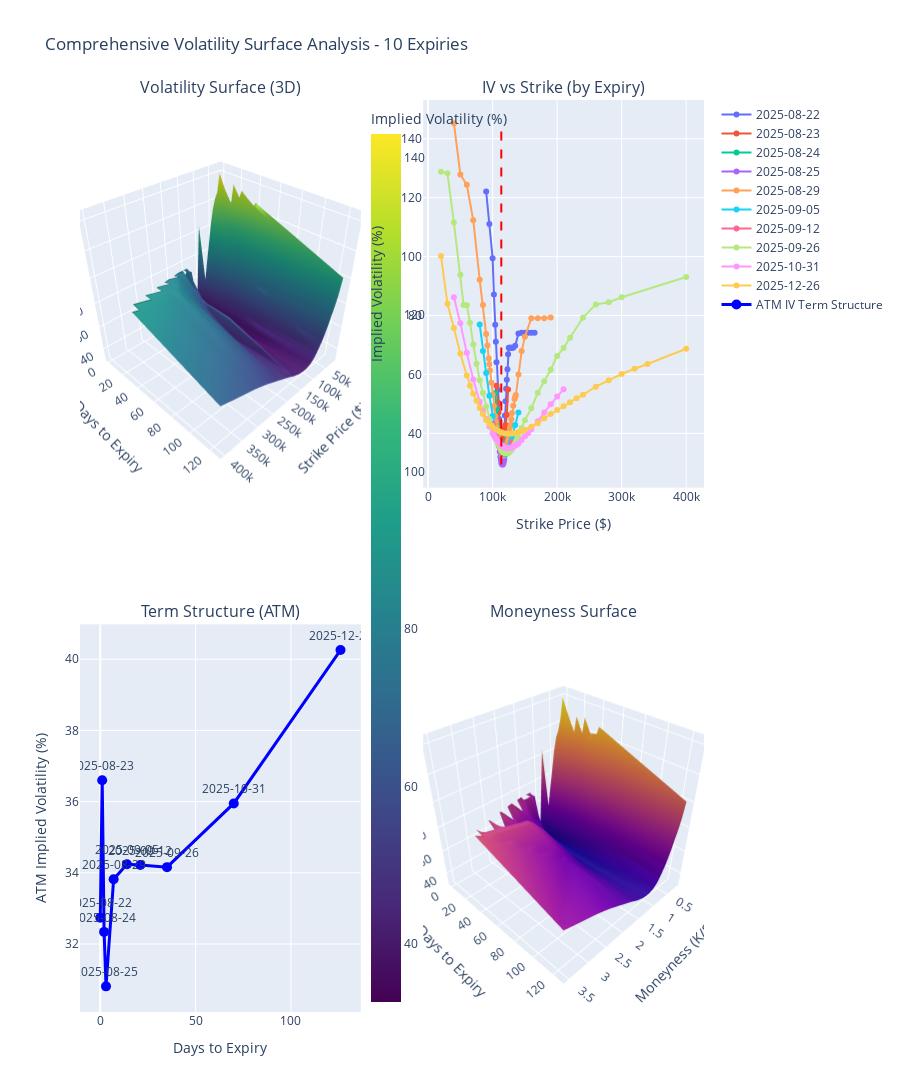

Notebook code for this chart:
### Code cell
# Volatility Surface Construction from Daily Distributions
import plotly.graph_objects as go
from plotly.subplots import make_subplots
import pandas as pd

def create_volatility_surface(results):
    """Create comprehensive volatility surface from daily PDF distributions"""
    
    if not results or len(results) < 2:
        print("Need at least 2 expiries to create a surface. Please run the main analysis first.")
        return None
    
    print(f"🏗️ Constructing volatility surface from {len(results)} expiries...")
    
    # Extract data for surface construction
    surface_data = []
    
    for result in results:
        expiry_str = result['expiry_str']
        strikes = result['strikes']
        ivs = result['ivs']
        spot = result['spot']
        
        # Calculate days to expiry
        days_to_expiry = (result['expiry'] - results[0]['expiry']) / (1000 * 60 * 60 * 24)
        
        # Calculate moneyness (Strike/Spot)
        moneyness = strikes / spot
        
        for strike, iv, money in zip(strikes, ivs, moneyness):
            surface_data.append({
                'expiry_str': expiry_str,
                'days_to_expiry': days_to_expiry,
                'strike': strike,
                'iv': iv * 100,  # Convert to percentage
                'moneyness': money,
                'spot': spot
            })
    
    # Convert to DataFrame for easier manipulation
    df = pd.DataFrame(surface_data)
    
    print(f"📊 Surface data: {len(df)} points across {len(results)} expiries")
    
    # Create meshgrid for surface plot
    # Use common strike range across all expiries
    min_strike = df['strike'].min()
    max_strike = df['strike'].max()
    min_days = df['days_to_expiry'].min()
    max_days = df['days_to_expiry'].max()
    
    # Create regular grid
    strike_grid = np.linspace(min_strike, max_strike, 50)
    days_grid = np.linspace(min_days, max_days, 20)
    X, Y = np.meshgrid(strike_grid, days_grid)
    
    # Interpolate IV values onto the grid
    from scipy.interpolate import griddata
    
    points = df[['strike', 'days_to_expiry']].values
    values = df['iv'].values
    
    Z = griddata(points, values, (X, Y), method='linear', fill_value=np.nan)
    
    # Create comprehensive figure with multiple views
    fig = make_subplots(
        rows=2, cols=2,
        subplot_titles=(
            'Volatility Surface (3D)', 
            'IV vs Strike (by Expiry)', 
            'Term Structure (ATM)', 
            'Moneyness Surface'
        ),
        specs=[
            [{'type': 'surface'}, {'type': 'scatter'}],
            [{'type': 'scatter'}, {'type': 'surface'}]
        ],
        vertical_spacing=0.15,
        horizontal_spacing=0.1
    )
    
    # 1. Main 3D Volatility Surface
    surface = go.Surface(
        x=X,
        y=Y,
        z=Z,
        colorscale='Viridis',
        name='IV Surface',
        colorbar=dict(
            title="Implied Volatility (%)",
            x=0.45
        ),
        hovertemplate="Strike: %{x:.0f}<br>" +
                    "Days to Expiry: %{y:.1f}<br>" +
                    "IV: %{z:.1f}%<extra></extra>"
    )
    
    fig.add_trace(surface, row=1, col=1)
    
    # 2. IV vs Strike colored by expiry
    colors = px.colors.qualitative.Plotly
    for i, result in enumerate(results):
        color = colors[i % len(colors)]
        fig.add_trace(
            go.Scatter(
                x=result['strikes'],
                y=result['ivs'] * 100,
                mode='markers+lines',
                name=f"{result['expiry_str'][:10]}",
                marker=dict(color=color, size=6),
                line=dict(color=color, width=2),
                hovertemplate=f"Expiry: {result['expiry_str']}<br>" +
                            "Strike: %{x:.0f}<br>" +
                            "IV: %{y:.1f}%<extra></extra>"
            ),
            row=1, col=2
        )
    
    # Add spot line to IV plot
    if results:
        spot = results[0]['spot']
        fig.add_trace(
            go.Scatter(
                x=[spot, spot],
                y=[df['iv'].min(), df['iv'].max()],
                mode='lines',
                line=dict(color='red', dash='dash', width=2),
                name=f'Spot: ${spot:.0f}',
                showlegend=False,
                hovertemplate=f"Spot Price: ${spot:.0f}<extra></extra>"
            ),
            row=1, col=2
        )
    
    # 3. Term Structure (ATM IV)
    atm_data = []
    for result in results:
        spot = result['spot']
        strikes = result['strikes']
        ivs = result['ivs']
        
        # Find ATM IV (closest to spot)
        atm_idx = np.argmin(np.abs(strikes - spot))
        atm_iv = ivs[atm_idx] * 100
        
        days_to_expiry = (result['expiry'] - results[0]['expiry']) / (1000 * 60 * 60 * 24)
        
        atm_data.append({
            'days': days_to_expiry,
            'atm_iv': atm_iv,
            'expiry_str': result['expiry_str'][:10]
        })
    
    atm_df = pd.DataFrame(atm_data)
    
    fig.add_trace(
        go.Scatter(
            x=atm_df['days'],
            y=atm_df['atm_iv'],
            mode='markers+lines+text',
            text=atm_df['expiry_str'],
            textposition='top center',
            marker=dict(size=10, color='blue'),
            line=dict(color='blue', width=3),
            name='ATM IV Term Structure',
            hovertemplate="Days to Expiry: %{x:.1f}<br>" +
                        "ATM IV: %{y:.1f}%<extra></extra>"
        ),
        row=2, col=1
    )
    
    # 4. Moneyness Surface
    # Create moneyness grid
    min_moneyness = df['moneyness'].min()
    max_moneyness = df['moneyness'].max()
    moneyness_grid = np.linspace(min_moneyness, max_moneyness, 50)
    X_money, Y_money = np.meshgrid(moneyness_grid, days_grid)
    
    # Interpolate using moneyness
    points_money = df[['moneyness', 'days_to_expiry']].values
    Z_money = griddata(points_money, values, (X_money, Y_money), method='linear', fill_value=np.nan)
    
    fig.add_trace(
        go.Surface(
            x=X_money,
            y=Y_money,
            z=Z_money,
            colorscale='Plasma',
            name='Moneyness Surface',
            showscale=False,
            hovertemplate="Moneyness: %{x:.2f}<br>" +
                        "Days to Expiry: %{y:.1f}<br>" +
                        "IV: %{z:.1f}%<extra></extra>"
        ),
        row=2, col=2
    )
    
    # Update layout for each subplot
    fig.update_layout(
        height=1200,
        title_text=f"Comprehensive Volatility Surface Analysis - {len(results)} Expiries",
        showlegend=True,
        scene=dict(
            xaxis_title="Strike Price ($)",
            yaxis_title="Days to Expiry",
            zaxis_title="Implied Volatility (%)",
            camera=dict(eye=dict(x=1.5, y=1.5, z=1.5))
        ),
        scene2=dict(
            xaxis_title="Moneyness (K/S)",
            yaxis_title="Days to Expiry", 
            zaxis_title="Implied Volatility (%)",
            camera=dict(eye=dict(x=1.5, y=1.5, z=1.5))
        )
    )
    
    # Update subplot axes
    fig.update_xaxes(title_text="Strike Price ($)", row=1, col=2)
    fig.update_yaxes(title_text="Implied Volatility (%)", row=1, col=2)
    
    fig.update_xaxes(title_text="Days to Expiry", row=2, col=1)
    fig.update_yaxes(title_text="ATM Implied Volatility (%)", row=2, col=1)
    
    # Print surface statistics
    print(f"\n📈 Volatility Surface Statistics:")
    print(f"   Strike range: ${min_strike:.0f} - ${max_strike:.0f}")
    print(f"   Time range: {min_days:.1f} - {max_days:.1f} days")
    print(f"   IV range: {df['iv'].min():.1f}% - {df['iv'].max():.1f}%")
    print(f"   Moneyness range: {min_moneyness:.2f} - {max_moneyness:.2f}")
    
    # Print term structure
    print(f"\n⏰ ATM Term Structure:")
    for _, row in atm_df.iterrows():
        print(f"   {row['expiry_str']}: {row['atm_iv']:.1f}% ({row['days']:.1f} days)")
    
    return fig, df

# Create volatility surface if analysis results exist
if 'analysis_results' in globals():
    vol_surface_fig, surface_df = create_volatility_surface(analysis_results)
    if vol_surface_fig:
        vol_surface_fig.show()
        
        # Save surface data to CSV for further analysis
        surface_df.to_csv('volatility_surface_data.csv', index=False)
        print(f"\n💾 Surface data saved to: volatility_surface_data.csv")
else:
    print("⚠️ No analysis results found. Please run the main analysis cell first.")

### Figure 1 — Plotly figure (JSON) as saved in the notebook; plotly's stock layout.template omitted (floating-point values rounded to 4 significant figures; data arrays with more than 128 entries replaced by an {"elided": "..."} marker saying what was removed)
{"data": [{"colorbar": {"title": {"text": "Implied Volatility (%)"}, "x": 0.45}, "colorscale": [[0, "#440154"], [0.1111, "#482878"], [0.2222, "#3e4989"], [0.3333, "#31688e"], [0.4444, "#26828e"], [0.5556, "#1f9e89"], [0.6667, "#35b779"], [0.7778, "#6ece58"], [0.8889, "#b5de2b"], [1, "#fde725"]], "hovertemplate": "Strike: %{x:.0f}<br>Days to Expiry: %{y:.1f}<br>IV: %{z:.1f}%<extra></extra>", "name": "IV Surface", "scene": "scene", "type": "surface", "x": {"elided": "20x50 float values"}, "y": {"elided": "20x50 float values"}, "z": {"elided": "20x50 float values"}}, {"hovertemplate": "Expiry: 2025-08-22 10:00:00<br>Strike: %{x:.0f}<br>IV: %{y:.1f}%<extra></extra>", "line": {"color": "#636EFA", "width": 2}, "marker": {"color": "#636EFA", "size": 6}, "mode": "markers+lines", "name": "2025-08-22", "type": "scatter", "x": [90000.0, 95000.0, 100000.0, 102000.0, 104000.0, 105000.0, 106000.0, 108000.0, 109000.0, 110000.0, 111000.0, 112000.0, 113000.0, 114000.0, 115000.0, 116000.0, 117000.0, 118000.0, 119000.0, 120000.0, 121000.0, 122000.0, 123000.0, 124000.0, 125000.0, 126000.0, 127000.0, 128000.0, 129000.0, 130000.0, 132000.0, 135000.0, 140000.0, 145000.0, 150000.0, 155000.0, 160000.0, 165000.0], "xaxis": "x", "y": [122.1, 111.1, 99.48, 87.18, 76.88, 71.08, 64.13, 54.8, 50.28, 44.9, 40.25, 36.33, 32.74, 29.89, 29.94, 31.5, 35.49, 39.55, 46.04, 50.91, 55.2, 58.22, 61.8, 66.85, 69.05, 69.05, 69.05, 69.05, 69.05, 69.05, 69.05, 69.73, 73.91, 74.14, 74.14, 74.14, 74.14, 74.14], "yaxis": "y"}, {"hovertemplate": "Expiry: 2025-08-23 10:00:00<br>Strike: %{x:.0f}<br>IV: %{y:.1f}%<extra></extra>", "line": {"color": "#EF553B", "width": 2}, "marker": {"color": "#EF553B", "size": 6}, "mode": "markers+lines", "name": "2025-08-23", "type": "scatter", "x": [106000.0, 108000.0, 109000.0, 110000.0, 111000.0, 112000.0, 113000.0, 114000.0, 115000.0, 116000.0, 117000.0, 118000.0, 119000.0, 120000.0, 122000.0, 124000.0], "xaxis": "x", "y": [56.14, 50.46, 47.12, 44.18, 41.17, 38.29, 36.6, 34.83, 34.66, 34.76, 36.09, 38.18, 41.75, 42.87, 46.36, 54.92], "yaxis": "y"}, {"hovertemplate": "Expiry: 2025-08-24 10:00:00<br>Strike: %{x:.0f}<br>IV: %{y:.1f}%<extra></extra>", "line": {"color": "#00CC96", "width": 2}, "marker": {"color": "#00CC96", "size": 6}, "mode": "markers+lines", "name": "2025-08-24", "type": "scatter", "x": [104000.0, 106000.0, 108000.0, 109000.0, 110000.0, 111000.0, 112000.0, 113000.0, 114000.0, 115000.0, 116000.0, 117000.0, 118000.0, 120000.0, 122000.0], "xaxis": "x", "y": [53.62, 48.17, 42.67, 40.06, 37.68, 35.58, 33.67, 32.34, 31.2, 30.96, 30.88, 30.92, 31.93, 36.65, 39.19], "yaxis": "y"}, {"hovertemplate": "Expiry: 2025-08-25 10:00:00<br>Strike: %{x:.0f}<br>IV: %{y:.1f}%<extra></extra>", "line": {"color": "#AB63FA", "width": 2}, "marker": {"color": "#AB63FA", "size": 6}, "mode": "markers+lines", "name": "2025-08-25", "type": "scatter", "x": [106000.0, 108000.0, 109000.0, 110000.0, 111000.0, 112000.0, 113000.0, 114000.0, 115000.0, 116000.0, 117000.0, 118000.0, 120000.0, 122000.0], "xaxis": "x", "y": [44.94, 40.11, 37.96, 35.85, 33.82, 32.11, 30.81, 29.73, 29.46, 29.46, 29.94, 30.99, 33.74, 36.88], "yaxis": "y"}, {"hovertemplate": "Expiry: 2025-08-29 10:00:00<br>Strike: %{x:.0f}<br>IV: %{y:.1f}%<extra></extra>", "line": {"color": "#FFA15A", "width": 2}, "marker": {"color": "#FFA15A", "size": 6}, "mode": "markers+lines", "name": "2025-08-29", "type": "scatter", "x": [40000.0, 50000.0, 60000.0, 70000.0, 80000.0, 85000.0, 90000.0, 92000.0, 94000.0, 95000.0, 96000.0, 98000.0, 100000.0, 102000.0, 104000.0, 105000.0, 106000.0, 108000.0, 110000.0, 111000.0, 112000.0, 113000.0, 114000.0, 115000.0, 116000.0, 117000.0, 118000.0, 119000.0, 120000.0, 121000.0, 122000.0, 123000.0, 124000.0, 125000.0, 126000.0, 127000.0, 128000.0, 129000.0, 130000.0, 132000.0, 134000.0, 135000.0, 136000.0, 140000.0, 145000.0, 150000.0, 160000.0, 170000.0, 180000.0, 190000.0], "xaxis": "x", "y": [145.3, 127.9, 124.4, 112.3, 92.2, 83.55, 73.77, 69.8, 65.43, 63.48, 61.39, 57.17, 53.19, 49.34, 45.8, 44.0, 42.27, 39.24, 36.55, 35.64, 34.57, 33.82, 33.06, 32.58, 32.57, 32.58, 32.62, 32.94, 33.76, 34.82, 36.02, 36.75, 37.76, 39.14, 40.57, 42.08, 42.96, 44.8, 46.93, 49.4, 51.66, 52.47, 53.02, 60.01, 67.95, 72.77, 79.09, 79.09, 79.09, 79.33], "yaxis": "y"}, {"hovertemplate": "Expiry: 2025-09-05 10:00:00<br>Strike: %{x:.0f}<br>IV: %{y:.1f}%<extra></extra>", "line": {"color": "#19D3F3", "width": 2}, "marker": {"color": "#19D3F3", "size": 6}, "mode": "markers+lines", "name": "2025-09-05", "type": "scatter", "x": [80000.0, 85000.0, 90000.0, 95000.0, 100000.0, 105000.0, 108000.0, 110000.0, 111000.0, 112000.0, 113000.0, 114000.0, 115000.0, 116000.0, 117000.0, 118000.0, 119000.0, 120000.0, 121000.0, 122000.0, 123000.0, 124000.0, 125000.0, 126000.0, 128000.0, 130000.0, 135000.0, 140000.0], "xaxis": "x", "y": [76.95, 68.01, 60.53, 52.77, 45.89, 40.25, 37.67, 35.83, 35.37, 34.81, 34.24, 33.4, 33.29, 33.13, 33.15, 33.22, 33.02, 33.04, 33.28, 33.29, 33.54, 34.13, 34.78, 35.51, 36.91, 38.51, 42.87, 47.09], "yaxis": "y"}, {"hovertemplate": "Expiry: 2025-09-12 10:00:00<br>Strike: %{x:.0f}<br>IV: %{y:.1f}%<extra></extra>", "line": {"color": "#FF6692", "width": 2}, "marker": {"color": "#FF6692", "size": 6}, "mode": "markers+lines", "name": "2025-09-12", "type": "scatter", "x": [100000.0, 105000.0, 106000.0, 108000.0, 110000.0, 111000.0, 112000.0, 113000.0, 114000.0, 115000.0, 116000.0, 117000.0, 118000.0, 120000.0, 122000.0, 125000.0, 130000.0], "xaxis": "x", "y": [43.18, 38.84, 38.17, 36.78, 35.77, 35.27, 34.71, 34.22, 33.82, 33.47, 33.35, 33.37, 33.36, 33.38, 33.49, 34.43, 37.04], "yaxis": "y"}, {"hovertemplate": "Expiry: 2025-09-26 10:00:00<br>Strike: %{x:.0f}<br>IV: %{y:.1f}%<extra></extra>", "line": {"color": "#B6E880", "width": 2}, "marker": {"color": "#B6E880", "size": 6}, "mode": "markers+lines", "name": "2025-09-26", "type": "scatter", "x": [20000.0, 30000.0, 40000.0, 50000.0, 55000.0, 60000.0, 65000.0, 70000.0, 75000.0, 80000.0, 85000.0, 90000.0, 95000.0, 98000.0, 100000.0, 105000.0, 108000.0, 110000.0, 112000.0, 114000.0, 115000.0, 116000.0, 118000.0, 120000.0, 122000.0, 124000.0, 125000.0, 126000.0, 128000.0, 130000.0, 132000.0, 134000.0, 135000.0, 136000.0, 138000.0, 140000.0, 145000.0, 150000.0, 160000.0, 170000.0, 180000.0, 190000.0, 200000.0, 210000.0, 220000.0, 240000.0, 260000.0, 280000.0, 300000.0, 400000.0], "xaxis": "x", "y": [128.8, 128.3, 111.5, 93.82, 83.6, 83.48, 77.55, 70.18, 63.66, 58.01, 53.69, 49.15, 44.88, 42.74, 41.25, 38.16, 36.64, 35.78, 34.84, 34.16, 33.85, 33.72, 33.36, 33.37, 33.37, 33.39, 33.44, 33.68, 34.09, 34.56, 35.6, 36.27, 36.54, 37.29, 38.12, 38.9, 41.81, 44.5, 48.55, 53.84, 57.72, 61.6, 66.32, 68.98, 72.44, 79.3, 83.79, 84.53, 86.21, 93.07], "yaxis": "y"}, {"hovertemplate": "Expiry: 2025-10-31 09:00:00<br>Strike: %{x:.0f}<br>IV: %{y:.1f}%<extra></extra>", "line": {"color": "#FF97FF", "width": 2}, "marker": {"color": "#FF97FF", "size": 6}, "mode": "markers+lines", "name": "2025-10-31", "type": "scatter", "x": [40000.0, 50000.0, 60000.0, 70000.0, 80000.0, 85000.0, 90000.0, 95000.0, 100000.0, 102000.0, 104000.0, 105000.0, 106000.0, 108000.0, 110000.0, 112000.0, 114000.0, 115000.0, 116000.0, 118000.0, 120000.0, 122000.0, 124000.0, 126000.0, 128000.0, 130000.0, 132000.0, 134000.0, 135000.0, 136000.0, 138000.0, 140000.0, 145000.0, 150000.0, 155000.0, 160000.0, 170000.0, 180000.0, 190000.0, 200000.0, 210000.0], "xaxis": "x", "y": [86.22, 77.43, 67.34, 58.34, 50.76, 47.59, 44.86, 42.38, 40.07, 39.31, 38.57, 38.27, 37.93, 37.38, 36.83, 36.36, 35.95, 35.73, 35.5, 35.29, 35.02, 35.02, 35.03, 35.03, 35.05, 35.2, 35.48, 35.75, 35.95, 36.09, 36.22, 36.57, 37.79, 39.03, 40.09, 41.4, 44.11, 47.13, 49.93, 52.51, 54.96], "yaxis": "y"}, {"hovertemplate": "Expiry: 2025-12-26 09:00:00<br>Strike: %{x:.0f}<br>IV: %{y:.1f}%<extra></extra>", "line": {"color": "#FECB52", "width": 2}, "marker": {"color": "#FECB52", "size": 6}, "mode": "markers+lines", "name": "2025-12-26", "type": "scatter", "x": [20000.0, 30000.0, 40000.0, 50000.0, 60000.0, 65000.0, 70000.0, 75000.0, 80000.0, 85000.0, 90000.0, 95000.0, 100000.0, 105000.0, 110000.0, 115000.0, 120000.0, 125000.0, 130000.0, 135000.0, 140000.0, 145000.0, 150000.0, 160000.0, 170000.0, 180000.0, 190000.0, 200000.0, 210000.0, 220000.0, 230000.0, 240000.0, 260000.0, 280000.0, 300000.0, 320000.0, 340000.0, 400000.0], "xaxis": "x", "y": [100.2, 84.03, 75.77, 67.07, 59.66, 56.22, 53.48, 51.13, 48.59, 46.48, 44.59, 43.09, 42.1, 41.29, 40.72, 40.26, 39.98, 39.91, 40.01, 40.16, 40.42, 40.7, 41.2, 42.29, 43.48, 45.15, 46.58, 47.91, 49.2, 50.58, 51.91, 53.12, 55.86, 58.07, 60.17, 61.94, 63.55, 68.72], "yaxis": "y"}, {"hovertemplate": "Spot Price: $113455<extra></extra>", "line": {"color": "red", "dash": "dash", "width": 2}, "mode": "lines", "name": "Spot: $113455", "showlegend": false, "type": "scatter", "x": [113500.0, 113500.0], "xaxis": "x", "y": [29.46, 145.3], "yaxis": "y"}, {"hovertemplate": "Days to Expiry: %{x:.1f}<br>ATM IV: %{y:.1f}%<extra></extra>", "line": {"color": "blue", "width": 3}, "marker": {"color": "blue", "size": 10}, "mode": "markers+lines+text", "name": "ATM IV Term Structure", "text": ["2025-08-22", "2025-08-23", "2025-08-24", "2025-08-25", "2025-08-29", "2025-09-05", "2025-09-12", "2025-09-26", "2025-10-31", "2025-12-26"], "textposition": "top center", "type": "scatter", "x": [0.0, 1.0, 2.0, 3.0, 7.0, 14.0, 21.0, 35.0, 70.0, 126.0], "xaxis": "x2", "y": [32.74, 36.6, 32.34, 30.81, 33.82, 34.24, 34.22, 34.16, 35.95, 40.26], "yaxis": "y2"}, {"colorscale": [[0, "#0d0887"], [0.1111, "#46039f"], [0.2222, "#7201a8"], [0.3333, "#9c179e"], [0.4444, "#bd3786"], [0.5556, "#d8576b"], [0.6667, "#ed7953"], [0.7778, "#fb9f3a"], [0.8889, "#fdca26"], [1, "#f0f921"]], "hovertemplate": "Moneyness: %{x:.2f}<br>Days to Expiry: %{y:.1f}<br>IV: %{z:.1f}%<extra></extra>", "name": "Moneyness Surface", "scene": "scene2", "showscale": false, "type": "surface", "x": {"elided": "20x50 float values"}, "y": {"elided": "20x50 float values"}, "z": {"elided": "20x50 float values"}}], "layout": {"annotations": [{"font": {"size": 16}, "showarrow": false, "text": "Volatility Surface (3D)", "x": 0.225, "xanchor": "center", "xref": "paper", "y": 1, "yanchor": "bottom", "yref": "paper"}, {"font": {"size": 16}, "showarrow": false, "text": "IV vs Strike (by Expiry)", "x": 0.775, "xanchor": "center", "xref": "paper", "y": 1, "yanchor": "bottom", "yref": "paper"}, {"font": {"size": 16}, "showarrow": false, "text": "Term Structure (ATM)", "x": 0.225, "xanchor": "center", "xref": "paper", "y": 0.425, "yanchor": "bottom", "yref": "paper"}, {"font": {"size": 16}, "showarrow": false, "text": "Moneyness Surface", "x": 0.775, "xanchor": "center", "xref": "paper", "y": 0.425, "yanchor": "bottom", "yref": "paper"}], "height": 1200, "scene": {"camera": {"eye": {"x": 1.5, "y": 1.5, "z": 1.5}}, "domain": {"x": [0, 0.45], "y": [0.575, 1]}, "xaxis": {"title": {"text": "Strike Price ($)"}}, "yaxis": {"title": {"text": "Days to Expiry"}}, "zaxis": {"title": {"text": "Implied Volatility (%)"}}}, "scene2": {"camera": {"eye": {"x": 1.5, "y": 1.5, "z": 1.5}}, "domain": {"x": [0.55, 1], "y": [0, 0.425]}, "xaxis": {"title": {"text": "Moneyness (K/S)"}}, "yaxis": {"title": {"text": "Days to Expiry"}}, "zaxis": {"title": {"text": "Implied Volatility (%)"}}}, "showlegend": true, "title": {"text": "Comprehensive Volatility Surface Analysis - 10 Expiries"}, "xaxis": {"anchor": "y", "domain": [0.55, 1], "title": {"text": "Strike Price ($)"}}, "xaxis2": {"anchor": "y2", "domain": [0, 0.45], "title": {"text": "Days to Expiry"}}, "yaxis": {"anchor": "x", "domain": [0.575, 1], "title": {"text": "Implied Volatility (%)"}}, "yaxis2": {"anchor": "x2", "domain": [0, 0.425], "title": {"text": "ATM Implied Volatility (%)"}}}}
